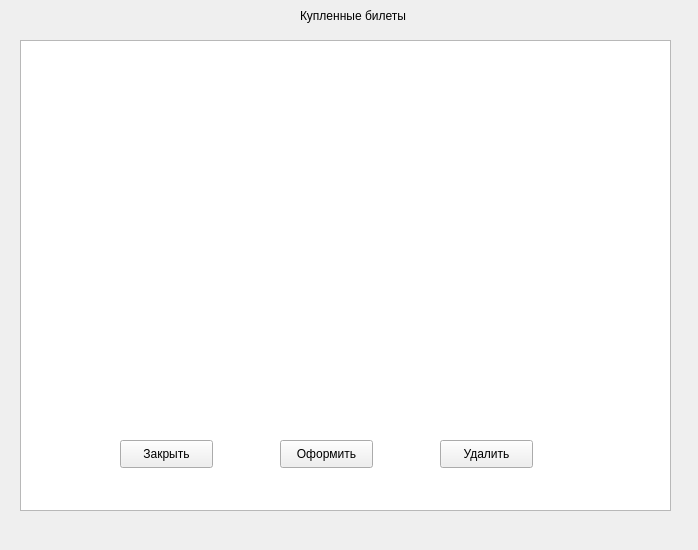
<?xml version="1.0" encoding="UTF-8"?>
<ui version="4.0">
 <class>CartManager</class>
 <widget class="QWidget" name="CartManager">
  <property name="geometry">
   <rect>
    <x>0</x>
    <y>0</y>
    <width>698</width>
    <height>550</height>
   </rect>
  </property>
  <property name="windowTitle">
   <string>Корзина</string>
  </property>
  <widget class="QListWidget" name="cartList">
   <property name="geometry">
    <rect>
     <x>20</x>
     <y>40</y>
     <width>651</width>
     <height>471</height>
    </rect>
   </property>
  </widget>
  <widget class="QPushButton" name="closeButton">
   <property name="geometry">
    <rect>
     <x>120</x>
     <y>440</y>
     <width>93</width>
     <height>28</height>
    </rect>
   </property>
   <property name="text">
    <string>Закрыть</string>
   </property>
  </widget>
  <widget class="QPushButton" name="removeButton">
   <property name="geometry">
    <rect>
     <x>440</x>
     <y>440</y>
     <width>93</width>
     <height>28</height>
    </rect>
   </property>
   <property name="text">
    <string>Удалить</string>
   </property>
  </widget>
  <widget class="QPushButton" name="doneButton">
   <property name="geometry">
    <rect>
     <x>280</x>
     <y>440</y>
     <width>93</width>
     <height>28</height>
    </rect>
   </property>
   <property name="text">
    <string>Оформить</string>
   </property>
  </widget>
  <widget class="QLabel" name="cartlabel">
   <property name="geometry">
    <rect>
     <x>300</x>
     <y>0</y>
     <width>211</width>
     <height>31</height>
    </rect>
   </property>
   <property name="text">
    <string>Купленные билеты</string>
   </property>
  </widget>
 </widget>
 <resources/>
 <connections/>
</ui>
